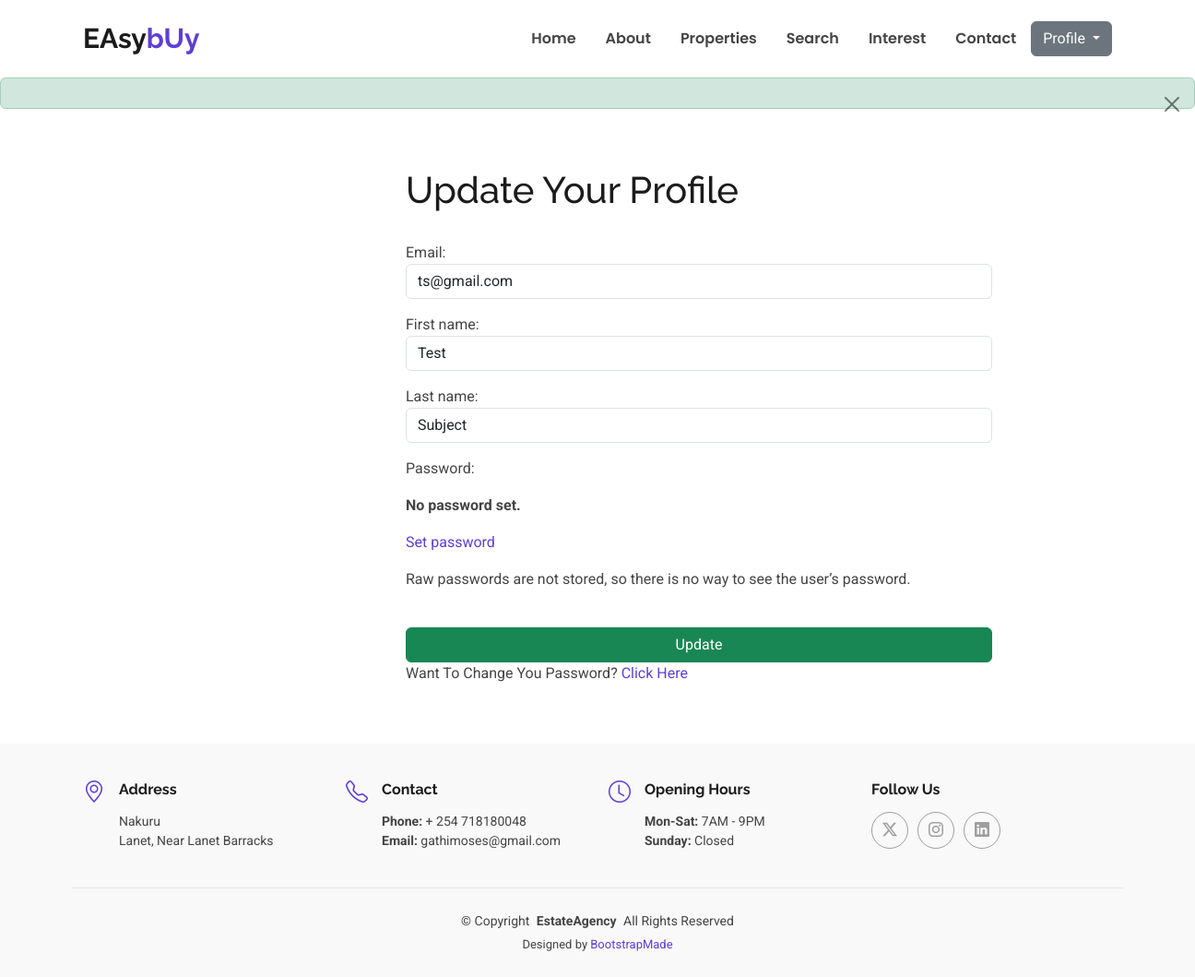
The page /visitor/update_user/ (signed in) on the database its author committed.
### visitor/models.py (models this page shows, shortened)
class NewUser(AbstractBaseUser, PermissionsMixin):
    email = models.EmailField(unique=True)
    first_name = models.CharField(max_length=30)
    last_name = models.CharField(max_length=30)
    is_active = models.BooleanField(default=True)
    is_staff = models.BooleanField(default=False)
    date_joined = models.DateTimeField(default=timezone.now)
    objects = NewUserManager()  # Use the custom manager
    USERNAME_FIELD = 'email'  # Email is the unique identifier
    REQUIRED_FIELDS = ['first_name', 'last_name']  # Required fields when creating superuser

### visitor/views.py (the view)
# urls.py: path('update_user/',views.update_user, name='update_user'),
@login_required
def update_user(request):
    if request.method == 'POST':
        form = UpdateUserForm(request.POST, instance=request.user)
        if form.is_valid():
            form.save()
            messages.success(request, 'Your details have been updated.')
            return redirect('index')
    else:
        form = UpdateUserForm(instance=request.user)
    return render(request, 'update_user.html', {'form': form})

### visitor/forms.py
class UpdateUserForm(UserChangeForm):
    class Meta:
        model = NewUser
        fields = ['email', 'first_name', 'last_name']
        widgets = {
            'email': forms.EmailInput(attrs={'class': 'form-control', 'placeholder': 'Your Email'}),
            'first_name': forms.TextInput(attrs={'class': 'form-control', 'placeholder': 'First Name'}),
            'last_name': forms.TextInput(attrs={'class': 'form-control', 'placeholder': 'Last Name'}),
        }

### cart/context_processors.py (called while the page is built)
def cart(request):
    return {'cart': Cart(request)}

### visitor/templates/update_user.html (shortened to what this page needs)
{% extends 'base.html' %}
{% block content %}
<div class="row">
<div class="col-md-4"></div>
<div class="col-md-6">
<form method="POST" action="{% url 'update_user' %}">
    <br><br>
    <h1>Update Your Profile</h1>
    <br>
    {{ form.as_p }}
    <br>
    <button type="submit" class="btn btn-success w-100">Update</button>
</form>
    <p>Want To Change You Password? <a href="{% url 'update_password' %}">Click Here</a></p>
</div>
<div class="col-md-4"></div>
    <br><br>
</div>
{% endblock %}

### static/style/css/main.css (style rules this page uses)
:root { --default-font: "Roboto", system-ui, -apple-system, "Segoe UI", Roboto, "Helvetica Neue", Arial, "Noto Sans", "Liberation Sans", sans-serif, "Apple Color Emoji", "Segoe UI Emoji", "Segoe UI Symbol", "Noto Color Emoji"; --heading-font: "Raleway", sans-serif; --nav-font: "Poppins", sans-serif; }
:root { --background-color: #ffffff; --default-color: #444444; --heading-color: #1b1b1b; --accent-color: #5D3FD3; --surface-color: #ffffff; --contrast-color: #ffffff; }
:root { --nav-color: #444444; --nav-hover-color: #000000; --nav-mobile-background-color: #ffffff; --nav-dropdown-background-color: #ffffff; --nav-dropdown-color: #444444; --nav-dropdown-hover-color: #3E45B9; }
:root { scroll-behavior: smooth; }
body { color: var(--default-color); background-color: var(--background-color); font-family: var(--default-font); }
a { color: var(--accent-color); text-decoration: none; transition: 0.3s; }
h1, h2, h3, h4, h5, h6 { color: var(--heading-color); font-family: var(--heading-font); }

### rows shown on the page
NewUser: email "ts@gmail.com", first_name "Test", last_name "Subject"
